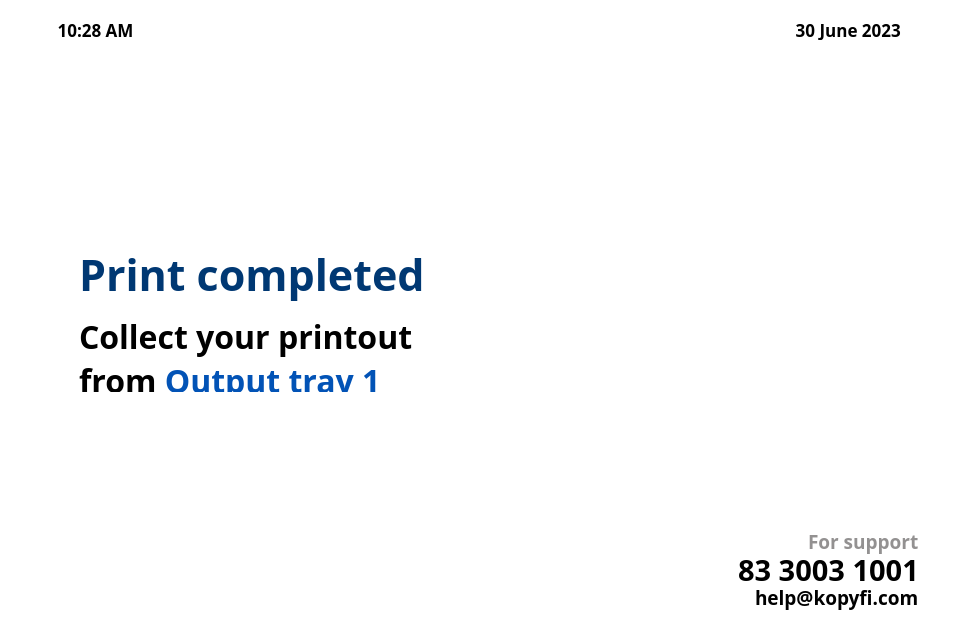
<?xml version="1.0" encoding="UTF-8"?>
<ui version="4.0">
 <class>Form</class>
 <widget class="QWidget" name="Form">
  <property name="geometry">
   <rect>
    <x>0</x>
    <y>0</y>
    <width>960</width>
    <height>640</height>
   </rect>
  </property>
  <property name="windowTitle">
   <string>Form</string>
  </property>
  <property name="styleSheet">
   <string notr="true">background: #FFFFFF;</string>
  </property>
  <widget class="QLabel" name="timeLabel1">
   <property name="geometry">
    <rect>
     <x>20</x>
     <y>20</y>
     <width>151</width>
     <height>20</height>
    </rect>
   </property>
   <property name="font">
    <font>
     <family>Poppins</family>
     <pointsize>13</pointsize>
     <italic>false</italic>
     <bold>false</bold>
    </font>
   </property>
   <property name="styleSheet">
    <string notr="true">color: black;
font-family: Poppins;
font-style: normal;
font-weight: 500;</string>
   </property>
   <property name="text">
    <string>10:28 AM</string>
   </property>
   <property name="alignment">
    <set>Qt::AlignCenter</set>
   </property>
  </widget>
  <widget class="QLabel" name="label_20">
   <property name="enabled">
    <bool>true</bool>
   </property>
   <property name="geometry">
    <rect>
     <x>540</x>
     <y>110</y>
     <width>350</width>
     <height>369</height>
    </rect>
   </property>
   <property name="maximumSize">
    <size>
     <width>409</width>
     <height>409</height>
    </size>
   </property>
   <property name="styleSheet">
    <string notr="true"/>
   </property>
   <property name="lineWidth">
    <number>0</number>
   </property>
   <property name="text">
    <string/>
   </property>
   <property name="pixmap">
    <pixmap>../../Downloads/Clip path group.png</pixmap>
   </property>
   <property name="scaledContents">
    <bool>true</bool>
   </property>
  </widget>
  <widget class="QFrame" name="frame_5">
   <property name="geometry">
    <rect>
     <x>720</x>
     <y>510</y>
     <width>231</width>
     <height>119</height>
    </rect>
   </property>
   <property name="minimumSize">
    <size>
     <width>231</width>
     <height>0</height>
    </size>
   </property>
   <property name="frameShape">
    <enum>QFrame::NoFrame</enum>
   </property>
   <property name="frameShadow">
    <enum>QFrame::Plain</enum>
   </property>
   <property name="lineWidth">
    <number>0</number>
   </property>
   <layout class="QHBoxLayout" name="horizontalLayout_6">
    <property name="spacing">
     <number>0</number>
    </property>
    <item>
     <widget class="QFrame" name="frame_9">
      <property name="frameShape">
       <enum>QFrame::NoFrame</enum>
      </property>
      <property name="frameShadow">
       <enum>QFrame::Plain</enum>
      </property>
      <property name="lineWidth">
       <number>0</number>
      </property>
      <layout class="QVBoxLayout" name="verticalLayout_9">
       <property name="spacing">
        <number>0</number>
       </property>
       <property name="rightMargin">
        <number>12</number>
       </property>
       <item alignment="Qt::AlignRight">
        <widget class="QLabel" name="label_19">
         <property name="font">
          <font>
           <family>Poppins</family>
           <pointsize>14</pointsize>
           <italic>false</italic>
           <bold>false</bold>
          </font>
         </property>
         <property name="styleSheet">
          <string notr="true">color: #939191;
font-family: Poppins;
font-style: normal;
font-weight: 500;</string>
         </property>
         <property name="text">
          <string>For support</string>
         </property>
        </widget>
       </item>
       <item alignment="Qt::AlignRight">
        <widget class="QLabel" name="phoneLabel1_4">
         <property name="font">
          <font>
           <family>Poppins</family>
           <pointsize>22</pointsize>
           <italic>false</italic>
           <bold>true</bold>
          </font>
         </property>
         <property name="styleSheet">
          <string notr="true">color: black;
font-family: Poppins;
font-style: normal;
font-weight: 600;


</string>
         </property>
         <property name="text">
          <string>83 3003 1001</string>
         </property>
        </widget>
       </item>
       <item alignment="Qt::AlignRight">
        <widget class="QLabel" name="mailLabel1_4">
         <property name="font">
          <font>
           <family>Poppins</family>
           <pointsize>14</pointsize>
           <italic>false</italic>
           <bold>false</bold>
          </font>
         </property>
         <property name="styleSheet">
          <string notr="true">color: black;
font-family: Poppins;
font-style: normal;
font-weight: 500;
</string>
         </property>
         <property name="text">
          <string>help@kopyfi.com</string>
         </property>
        </widget>
       </item>
      </layout>
     </widget>
    </item>
    <item>
     <widget class="QLabel" name="label_21">
      <property name="maximumSize">
       <size>
        <width>30</width>
        <height>30</height>
       </size>
      </property>
      <property name="text">
       <string/>
      </property>
      <property name="pixmap">
       <pixmap>../../Downloads/Icon/Outline/chat-alt.png</pixmap>
      </property>
      <property name="scaledContents">
       <bool>true</bool>
      </property>
     </widget>
    </item>
   </layout>
  </widget>
  <widget class="QLabel" name="dateLabel1">
   <property name="geometry">
    <rect>
     <x>760</x>
     <y>20</y>
     <width>181</width>
     <height>20</height>
    </rect>
   </property>
   <property name="font">
    <font>
     <family>Poppins</family>
     <pointsize>13</pointsize>
     <italic>false</italic>
     <bold>false</bold>
    </font>
   </property>
   <property name="styleSheet">
    <string notr="true">color: black;
font-family: Poppins;
font-style: normal;
font-weight: 500;
text-align: center;
</string>
   </property>
   <property name="text">
    <string>30 June 2023 </string>
   </property>
   <property name="alignment">
    <set>Qt::AlignCenter</set>
   </property>
  </widget>
  <widget class="QFrame" name="frame">
   <property name="geometry">
    <rect>
     <x>70</x>
     <y>220</y>
     <width>421</width>
     <height>181</height>
    </rect>
   </property>
   <property name="frameShape">
    <enum>QFrame::NoFrame</enum>
   </property>
   <property name="frameShadow">
    <enum>QFrame::Plain</enum>
   </property>
   <property name="lineWidth">
    <number>0</number>
   </property>
   <layout class="QVBoxLayout" name="verticalLayout_10">
    <item>
     <widget class="QLabel" name="label_22">
      <property name="enabled">
       <bool>true</bool>
      </property>
      <property name="minimumSize">
       <size>
        <width>0</width>
        <height>90</height>
       </size>
      </property>
      <property name="maximumSize">
       <size>
        <width>16777215</width>
        <height>100</height>
       </size>
      </property>
      <property name="font">
       <font>
        <family>Poppins</family>
        <pointsize>32</pointsize>
        <italic>false</italic>
        <bold>true</bold>
       </font>
      </property>
      <property name="styleSheet">
       <string notr="true">color: #003873;
font-family: Poppins;
font-style: normal;
font-weight: 600;</string>
      </property>
      <property name="lineWidth">
       <number>0</number>
      </property>
      <property name="text">
       <string>Print completed</string>
      </property>
      <property name="scaledContents">
       <bool>true</bool>
      </property>
      <property name="alignment">
       <set>Qt::AlignLeading|Qt::AlignLeft|Qt::AlignVCenter</set>
      </property>
      <property name="indent">
       <number>0</number>
      </property>
     </widget>
    </item>
    <item>
     <widget class="QLabel" name="label_23">
      <property name="sizePolicy">
       <sizepolicy hsizetype="Preferred" vsizetype="Preferred">
        <horstretch>0</horstretch>
        <verstretch>0</verstretch>
       </sizepolicy>
      </property>
      <property name="font">
       <font>
        <family>Poppins</family>
        <pointsize>24</pointsize>
        <italic>false</italic>
        <bold>false</bold>
       </font>
      </property>
      <property name="styleSheet">
       <string notr="true">color: black;
font-family: Poppins;
font-style: normal;
font-weight: 500;
line-height: 0.8;
</string>
      </property>
      <property name="lineWidth">
       <number>0</number>
      </property>
      <property name="midLineWidth">
       <number>-1</number>
      </property>
      <property name="text">
       <string>&lt;html&gt;&lt;head/&gt;&lt;body&gt;&lt;p&gt;Collect your printout from &lt;span style=&quot; color:#0253b6;&quot;&gt;Output tray 1&lt;/span&gt;&lt;/p&gt;&lt;/body&gt;&lt;/html&gt;</string>
      </property>
      <property name="textFormat">
       <enum>Qt::AutoText</enum>
      </property>
      <property name="scaledContents">
       <bool>true</bool>
      </property>
      <property name="alignment">
       <set>Qt::AlignLeading|Qt::AlignLeft|Qt::AlignVCenter</set>
      </property>
      <property name="wordWrap">
       <bool>true</bool>
      </property>
      <property name="indent">
       <number>0</number>
      </property>
     </widget>
    </item>
   </layout>
  </widget>
 </widget>
 <resources/>
 <connections/>
</ui>
